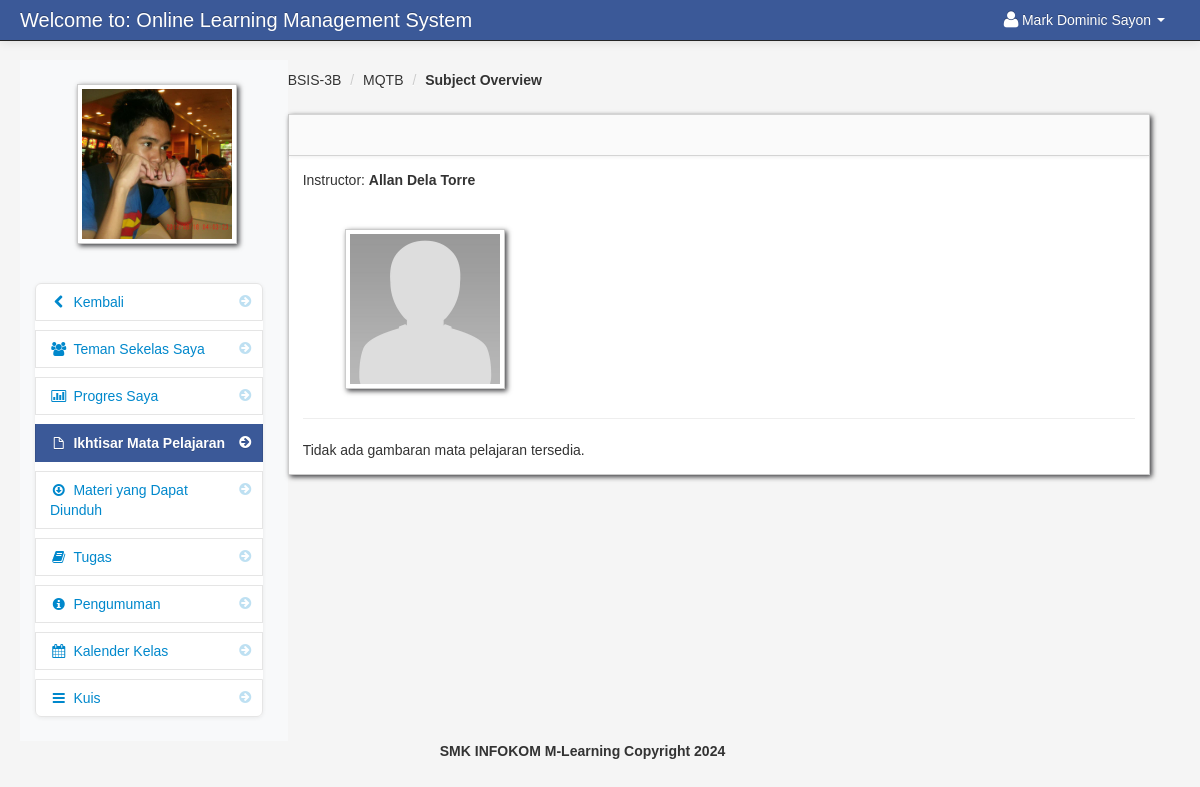
/subject_overview_student.php?id=172 (signed in), run on an earlier commit of the app's database.
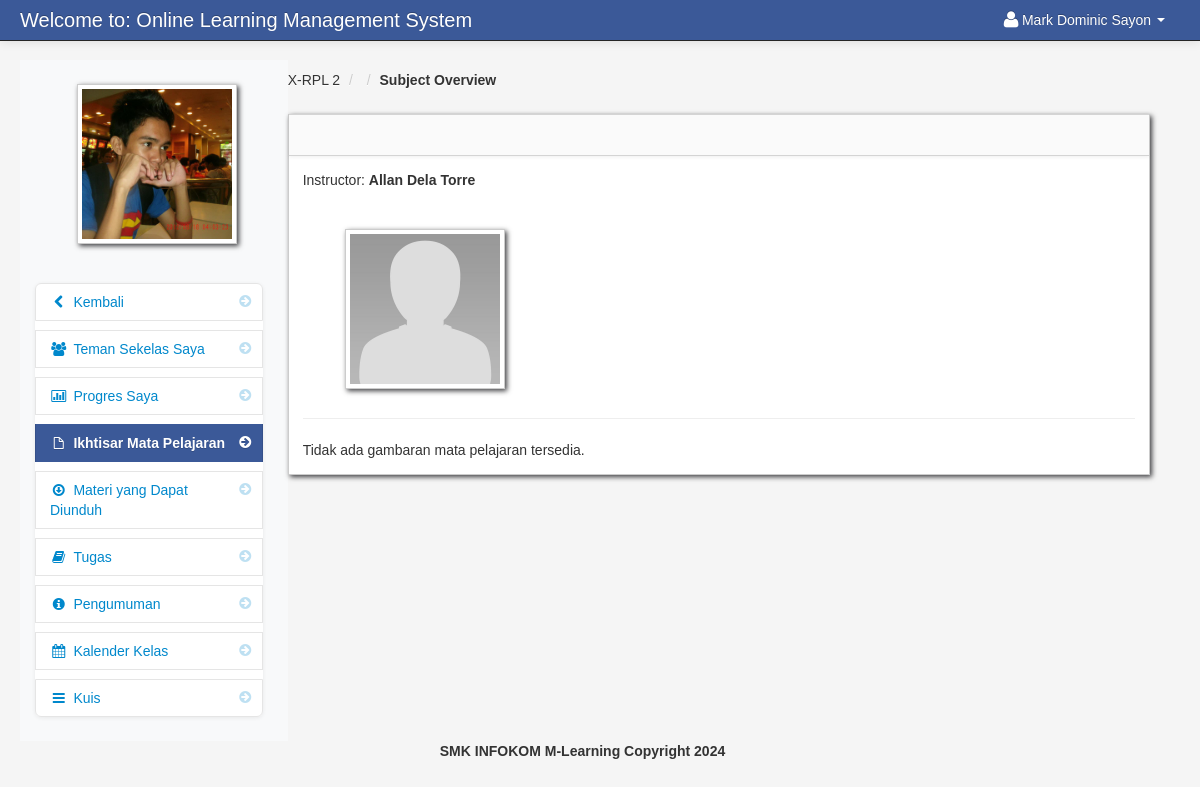
And on a later commit of the database.
### tables this page shows
CREATE TABLE `teacher_class` (
  `teacher_class_id` int(11) NOT NULL,
  `teacher_id` int(11) NOT NULL,
  `class_id` int(11) NOT NULL,
  `subject_id` int(11) NOT NULL,
  `thumbnails` varchar(100) NOT NULL,
  `school_year` varchar(100) NOT NULL
);

CREATE TABLE `class` (
  `class_id` int(11) NOT NULL,
  `class_name` varchar(100) NOT NULL
);

CREATE TABLE `subject` (
  `subject_id` int(11) NOT NULL,
  `subject_code` varchar(100) NOT NULL,
  `subject_title` varchar(100) NOT NULL,
  `category` varchar(100) NOT NULL,
  `description` longtext NOT NULL,
  `unit` int(11) NOT NULL,
  `Pre_req` varchar(100) NOT NULL,
  `semester` varchar(100) NOT NULL
);

CREATE TABLE `teacher` (
  `teacher_id` int(11) NOT NULL,
  `username` varchar(100) NOT NULL,
  `password` varchar(200) NOT NULL,
  `firstname` varchar(100) NOT NULL,
  `lastname` varchar(100) NOT NULL,
  `department_id` int(11) NOT NULL,
  `location` varchar(200) NOT NULL,
  `about` varchar(500) NOT NULL,
  `teacher_status` varchar(20) NOT NULL,
  `teacher_stat` varchar(100) NOT NULL
);

### subject_overview_student.php (the view, shortened to what this page needs)
<?php include('header_dashboard.php'); ?>
<body>
    <?php include('navbar_student.php'); ?>
    <div class="container-fluid">
        <div class="row-fluid">
            <?php include('class_link.php'); ?>
            <div class="span9" id="content">
                <div class="row-fluid">
                    <?php
                    $class_query = mysqli_query($conn, "
                        SELECT * FROM teacher_class
                        LEFT JOIN class ON class.class_id = teacher_class.class_id
                        LEFT JOIN subject ON subject.subject_id = teacher_class.subject_id
                        WHERE teacher_class_id = '$get_id'
                    ") or die(mysqli_error($conn));
                    $class_row = mysqli_fetch_array($class_query);
                    ?>
                    <ul class="breadcrumb">
                        <li><a href="#"><?php echo $class_row['class_name']; ?></a> <span class="divider">/</span></li>
                        <li><a href="#"><?php echo $class_row['subject_code']; ?></a> <span class="divider">/</span></li>
                        <li><a href="#"><b>Subject Overview</b></a></li>
                    </ul>
                    <div id="block_bg" class="block">
                        <div class="navbar navbar-inner block-header">
                        </div>
                        <div class="block-content collapse in">
                            <div class="span12">
                                <?php
                                $query = mysqli_query($conn, "
                                    SELECT * FROM teacher_class
                                    LEFT JOIN class ON class.class_id = teacher_class.class_id
                                    LEFT JOIN subject ON subject.subject_id = teacher_class.subject_id
                                    LEFT JOIN teacher ON teacher.teacher_id = teacher_class.teacher_id
                                    WHERE teacher_class_id = '$get_id'
                                ") or die(mysqli_error($conn));
                                $row = mysqli_fetch_array($query);
                                ?>
                                <p>Instructor: <strong><?php echo $row['firstname']; ?> <?php echo $row['lastname']; ?></strong></p>
                                <br>
                                <img id="avatar" class="img-polaroid" src="admin/<?php echo $row['location']; ?>" width="100">
                                <hr>
                                <?php
                                $query_subject = mysqli_query($conn, "
                                    SELECT * FROM teacher_class
                                    LEFT JOIN class_subject_overview ON class_subject_overview.teacher_class_id = teacher_class.teacher_class_id
                                    WHERE class_subject_overview.teacher_class_id = '$get_id'
                                ") or die(mysqli_error($conn));
                                $row_subject = mysqli_fetch_array($query_subject);
                                ?>
                                <?php
                                if ($row_subject && isset($row_subject['content'])) {
                                    echo $row_subject['content'];
                                } else {
                                    echo "Tidak ada gambaran mata pelajaran tersedia.";
                                }
                                ?>
                            </div>
                        </div>
                    </div>
                </div>
            </div>
        </div>
    </div>
    <?php include('footer.php'); ?>
    <?php include('script.php'); ?>
</body>
</html>

What changed in the data, as far as the page shows it:
changed through a linked row, teacher_class "Allan": class.class_name "BSIS-3B" → "X-RPL 2"; subject.subject_code "MQTB" → (not shown)
